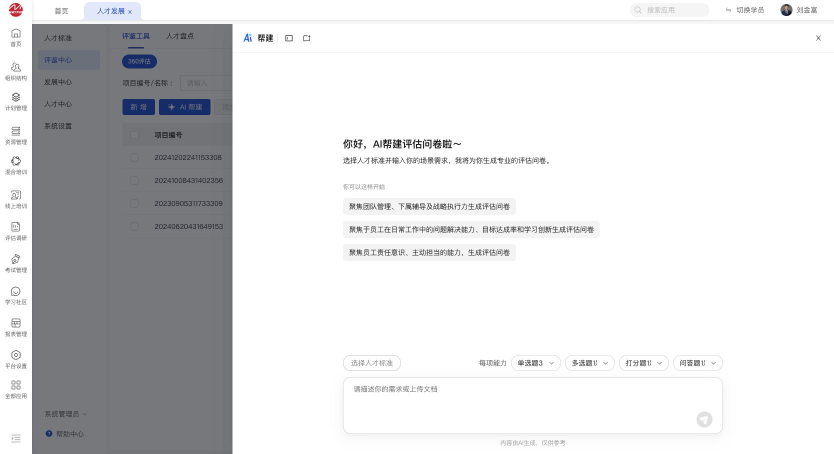
#> input picture deliverables/talent-development-manual-20261105/核对记录/360AI帮建-本轮原图.png, 1667 x 908 px, given in place of 标准列表-本轮原图.png, which was not available (shown at 1/2 size)
$ python '生成配图.py'
#> lines starting #> are read from the running program, lines starting #| are printed output that depends on the picture
from pathlib import Path
from PIL import Image, ImageDraw
p=Path('deliverables/talent-development-manual-20261105')
items=[('标准列表','管理端-人才标准-按岗位查看',[(240,107,414,144),(1400,298,1510,326)]),('按标准查看','管理端-人才标准-按标准查看',[(240,107,415,144),(490,195,617,228)]),('应用范围','管理端-人才标准-应用范围',[(420,165,694,251)]),('360AI帮建','管理端-360评估-AI帮建',[(682,701,1448,752)]),('360选择标准','管理端-360评估-选择人才标准',[(950,275,1634,316)]),('职级新增','管理端-系统设置-新增职级序列-新版',[(1122,124,1648,195)])]
items += [("职级列表","管理端-系统设置-职级管理-新版",[(235,145,550,485)]),("人才档案概览","管理端-人才中心-档案概览",[(425,128,1640,510)]),("标准与差距","管理端-人才中心-标准与差距",[(420,168,994,215)]),("标准比较明细","管理端-人才中心-标准比较明细",[(1100,176,1510,312)]),("评鉴与盘点","管理端-人才中心-评鉴与盘点",[]),("新建人才池","管理端-人才中心-新建人才池",[(1120,288,1640,371)])]
items += [("职责任务","管理端-岗位标准-职责任务与经历",[(420,176,1635,321)]),("选择能力","管理端-岗位标准-选择能力",[(1435,225,1502,405)])]
items += [("盘点结果","管理端-人才盘点-宫格结果",[(426,220,1370,604)]),("项目人才池","管理端-人才盘点-项目人才池列表",[(438,220,1625,395)]),("人才池组建","管理端-人才盘点-组建人才池",[(724,255,1180,422)]),("人才池绩效分层","管理端-人才盘点-绩效分层",[(1185,255,1640,437)]),("360确认指标","管理端-360评估-确认评估能力",[(704,450,1430,715)]),("360生成题本","管理端-360评估-生成题本",[(681,471,782,518)]),("360问卷编辑","管理端-360评估-AI题本编辑",[(112,175,250,254)])]
for src,name,boxes in items:
 im=Image.open(p/'核对记录'/f'{src}-本轮原图.png').convert('RGB')
#> im is the input picture: PIL image 1667x908 RGB; mean R, G, B 220.4, 220.8, 222
 d=ImageDraw.Draw(im)
 for b in boxes: d.rectangle(b,outline='#ee2424',width=4)
 im=im.crop((0,40,1667,min(im.height,908))); canvas=Image.new('RGB',(1730,872),'white'); canvas.paste(im,(31,2)); canvas.save(p/'图片和附件'/f'{name}.jpg',quality=93)
#> after `im = im.crop((0, 40, 1667, min(im.height, 908)))`:
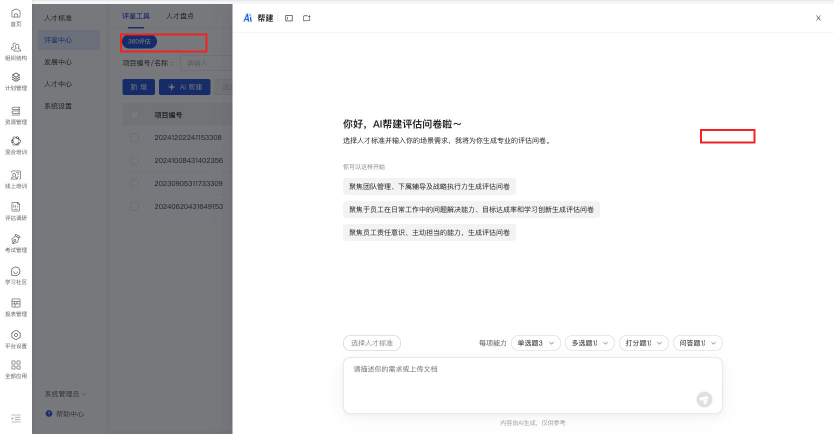
#> im: PIL image 1667x868 RGB (shown at 1/2 size); mean R, G, B 219.3, 219.2, 220.5
#> after `canvas = Image.new('RGB', (1730, 872), 'white')`: canvas: PIL image 1730x872 RGB; every value is 255
#> after `canvas.paste(im, (31, 2))`:
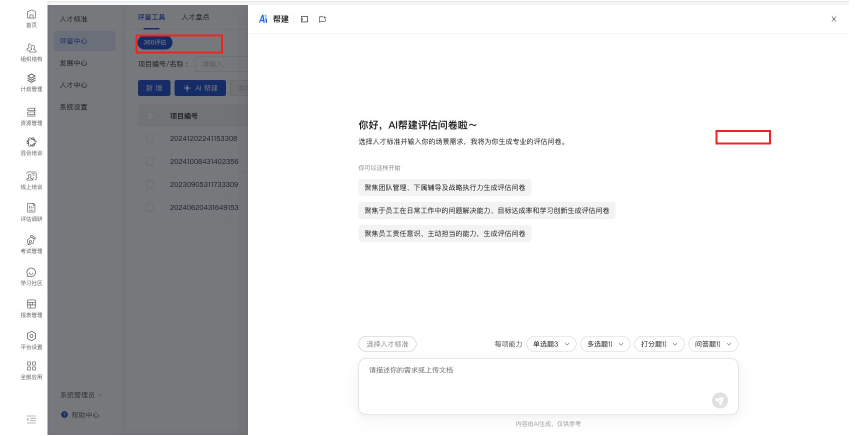
#> canvas: PIL image 1730x872 RGB (shown at 1/2 size); mean R, G, B 220.7, 220.7, 221.9
 svg='<svg xmlns="http://www.w3.org/2000/svg" width="1667" height="908">'+''.join(f'<rect x="{x}" y="{y}" width="{xx-x}" height="{yy-y}" fill="none" stroke="#ee2424" stroke-width="4"/>' for x,y,xx,yy in boxes)+'</svg>'
 (p/'核对记录'/'标注层'/f'{name}.svg').write_text(svg)
#> pass 2 of the loop `for src,name,boxes in items:`:
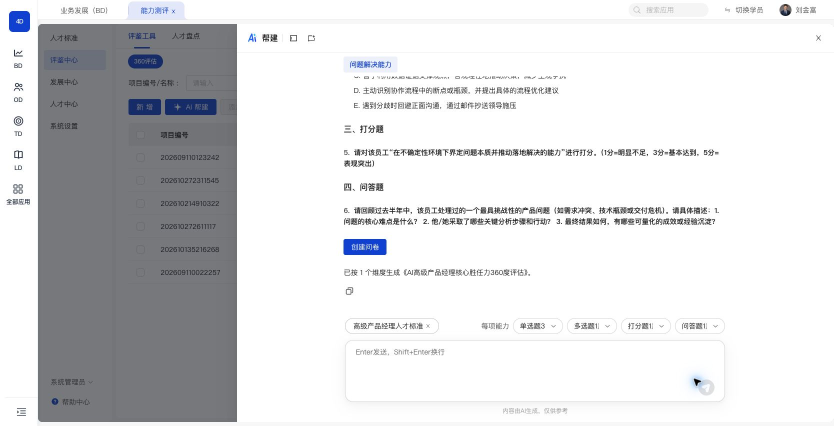
#> input picture deliverables/talent-development-manual-20261105/核对记录/360生成题本-本轮原图.png, 1667 x 852 px, given in place of 按标准查看-本轮原图.png, which was not available (shown at 1/2 size)
#> im is the input picture: PIL image 1667x852 RGB; mean R, G, B 218.8, 219.4, 221.2
#> `im = im.crop((0, 40, 1667, min(im.height, 908)))`:
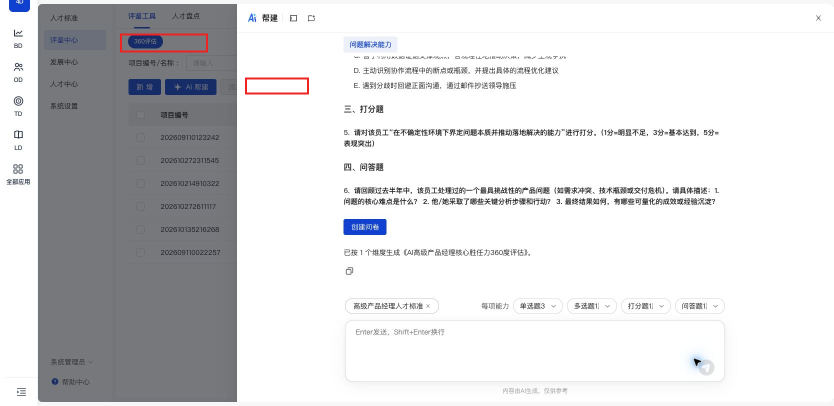
#> im: PIL image 1667x812 RGB (shown at 1/2 size); mean R, G, B 217.7, 217.8, 219.5
#> `canvas.paste(im, (31, 2))`:
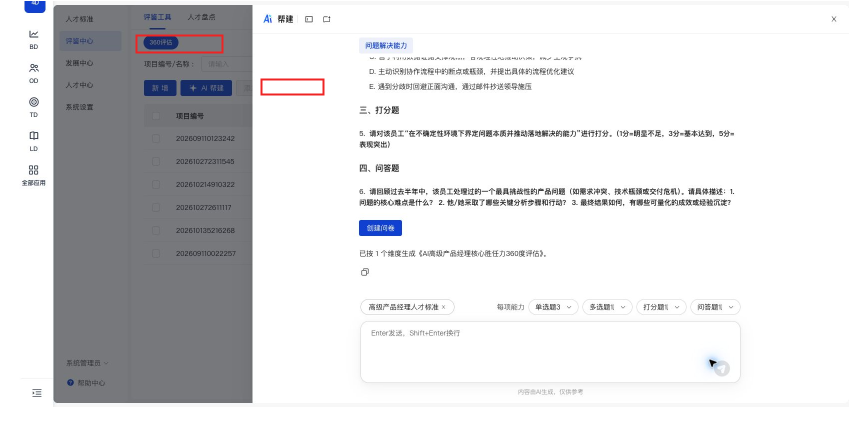
#> canvas: PIL image 1730x872 RGB (shown at 1/2 size); mean R, G, B 221.5, 221.6, 223.1
#> (the run stopped early here; a loop or call above may not have finished)
